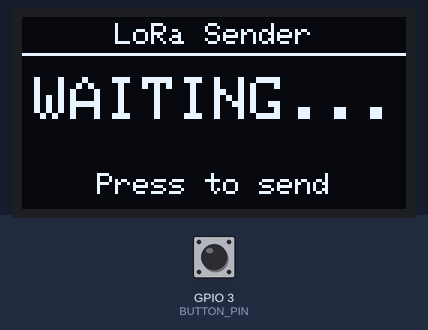
This sketch was run on a simulated ESP32-C3. Shown: 128×64 one-colour display. Inputs (shaded band) come from the test bench; at power-on: GPIO 3 (BUTTON_PIN) HIGH. What the sketch prints to the serial monitor is not drawn.

Above: at 1.2 s.
1.3 s: GPIO 3 (BUTTON_PIN) pulled LOW for 0.15 s
At 2.1 s:
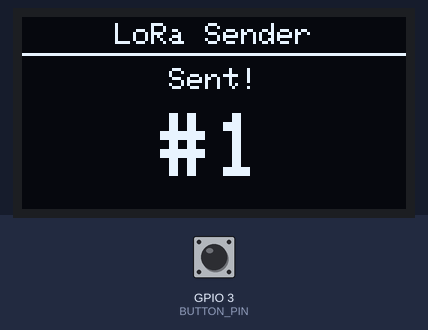
4.4 s: GPIO 3 (BUTTON_PIN) pulled LOW for 1 s
At 5.7 s:
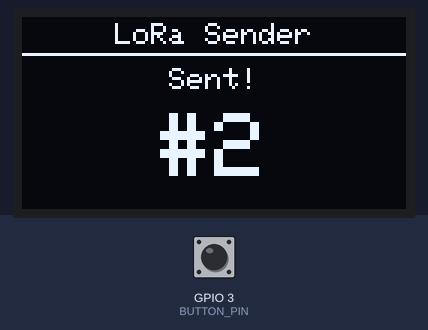
8.0 s: GPIO 3 (BUTTON_PIN) pulled LOW for 0.15 s
At 8.4 s:
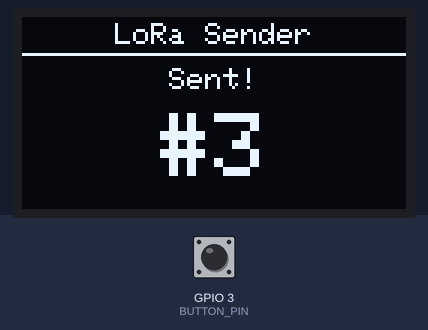
11.1 s: GPIO 3 (BUTTON_PIN) pulled LOW for 1 s
At 12.0 s:
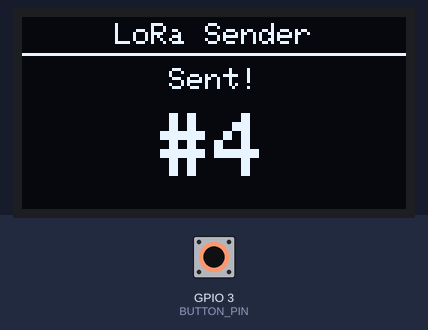
14.7 s: GPIO 3 (BUTTON_PIN) pulsed LOW 2 times (0.12 s each, 0.3 s apart)
At 16.1 s:
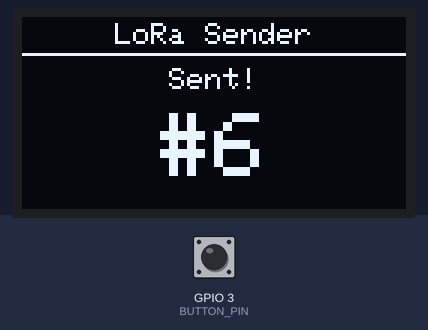
Timing chart, 0 to 17.7 s (numbered marks = the images above; inputs shaded):
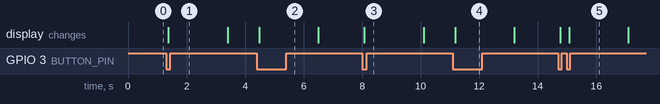

The sketch:

Sender_3.ino
```cpp
/*
  ================================================================
   SENDER — ESP32-C3 SuperMini + DX-LR02 + SSD1306 OLED + Button
  ================================================================

  BEHAVIOUR
  ---------
  - OLED always shows "WAITING..." with a "Press to send" hint.
  - Button press → sends a LoRa packet, OLED shows the packet
    number (#1, #2 …) in large text for 2 seconds, then returns
    to the waiting screen automatically.

  WIRING
  ------
  DX-LR02               ESP32-C3 SuperMini
  --------              ------------------
  VCC            -----> 3V3
  GND            -----> GND
  UART_TX        -----> GPIO7    (ESP receives here)
  UART_RX        -----> GPIO6    (ESP transmits here)
  M0, M1, AUX         leave unconnected

  SSD1306 OLED (I2C)    ESP32-C3 SuperMini
  ------------------    ------------------
  VCC            -----> 3V3
  GND            -----> GND
  SDA            -----> GPIO4
  SCL            -----> GPIO5

  Button                ESP32-C3 SuperMini
  ------                ------------------
  Pin A          -----> GPIO3
  Pin B          -----> GND
  (no external resistor — internal pull-up enabled in software)

  WHY THESE PINS?
  ---------------
  On the ESP32-C3 SuperMini, GPIO8 and GPIO9 are strapping pins the
  chip reads at boot to decide its startup mode, and GPIO8 doubles
  as the onboard blue LED. An I2C device connected to those pins can
  pull a line LOW at exactly the wrong moment during reset and stop
  the board from booting — which makes the OLED show nothing.
  GPIO4/5/6/7/3 carry none of these restrictions and are the safest
  choices on this board.

  ARDUINO IDE SETTINGS
  --------------------
  Board            : ESP32C3 Dev Module  (or "Nologo ESP32C3 Super Mini")
  USB CDC On Boot  : Enabled             ← required for Serial.print()

  LIBRARIES NEEDED  (Tools → Manage Libraries)
  --------------------------------------------
  - Adafruit SSD1306
  - Adafruit GFX Library
*/

#include <Wire.h>
#include <Adafruit_GFX.h>
#include <Adafruit_SSD1306.h>

// ── Pin assignments ────────────────────────────────────────────────
#define LORA_RX_PIN  7    // ESP RX ← DX-LR02 UART_TX
#define LORA_TX_PIN  6    // ESP TX → DX-LR02 UART_RX
#define OLED_SDA     4
#define OLED_SCL     5
#define BUTTON_PIN   3    // active-LOW with internal pull-up

// ── Configuration ─────────────────────────────────────────────────
#define LORA_BAUD       9600
#define SCREEN_W        128
#define SCREEN_H        64
#define OLED_ADDR       0x3C   // try 0x3D if the screen stays blank
#define PACKET_SHOW_MS  2000   // ms to show the packet # before returning to Waiting

// ── Globals ───────────────────────────────────────────────────────
Adafruit_SSD1306 display(SCREEN_W, SCREEN_H, &Wire, -1);
HardwareSerial   LoRaSerial(1);

uint32_t packetCount   = 0;
bool     showingPacket = false;
uint32_t packetShownAt = 0;

// Button debounce
bool     lastRaw      = HIGH;
bool     btnState     = HIGH;
uint32_t lastDebounce = 0;
const uint32_t DEBOUNCE_MS = 50;

// ── Display helpers ───────────────────────────────────────────────
void drawHeader() {
  display.setTextSize(1);
  display.setTextColor(SSD1306_WHITE);
  // "LoRa Sender" centred (11 chars × 6 px = 66 px)
  display.setCursor((SCREEN_W - 66) / 2, 2);
  display.print("LoRa Sender");
  display.drawFastHLine(0, 12, SCREEN_W, SSD1306_WHITE);
}

void showWaiting() {
  display.clearDisplay();
  drawHeader();

  // "WAITING..." at textSize 2  (10 chars × 12 px = 120 px)
  display.setTextSize(2);
  display.setCursor(4, 20);
  display.print("WAITING...");

  // Hint at bottom
  display.setTextSize(1);
  // "Press to send" = 13 chars × 6 px = 78 px
  display.setCursor((SCREEN_W - 78) / 2, 52);
  display.print("Press to send");

  display.display();
}

void showPacketSent(uint32_t num) {
  display.clearDisplay();
  drawHeader();

  // "Sent!" label
  display.setTextSize(1);
  // "Sent!" = 5 chars × 6 px = 30 px
  display.setCursor((SCREEN_W - 30) / 2, 17);
  display.print("Sent!");

  // Packet number — auto-size so long numbers still fit on screen
  String  label = "#" + String(num);
  int8_t  sz    = (label.length() <= 4) ? 3 : 2;
  int16_t charW = 6 * sz;
  int16_t x     = (SCREEN_W - (int16_t)label.length() * charW) / 2;
  display.setTextSize(sz);
  display.setCursor(x > 0 ? x : 0, 32);
  display.print(label);

  display.display();
}

// ── Setup ─────────────────────────────────────────────────────────
void setup() {
  Serial.begin(115200);
  pinMode(BUTTON_PIN, INPUT_PULLUP);

  LoRaSerial.begin(LORA_BAUD, SERIAL_8N1, LORA_RX_PIN, LORA_TX_PIN);

  Wire.begin(OLED_SDA, OLED_SCL);
  if (!display.begin(SSD1306_SWITCHCAPVCC, OLED_ADDR)) {
    Serial.println("OLED not found! Double-check GPIO4 (SDA) and GPIO5 (SCL).");
    Serial.println("If wiring is correct, try changing OLED_ADDR to 0x3D.");
    while (true) delay(1000);
  }

  showWaiting();
  Serial.println("Sender ready — press the button to send a packet.");
}

// ── Loop ──────────────────────────────────────────────────────────
void loop() {
  // --- debounced button read ---
  bool raw = digitalRead(BUTTON_PIN);
  if (raw != lastRaw) lastDebounce = millis();
  if (millis() - lastDebounce > DEBOUNCE_MS) {
    if (raw != btnState) {
      btnState = raw;
      if (btnState == LOW) {   // active-low: LOW = pressed
        packetCount++;
        String pkt = "PKT:" + String(packetCount);
        LoRaSerial.println(pkt);
        Serial.println("Sent: " + pkt);
        showPacketSent(packetCount);
        showingPacket = true;
        packetShownAt = millis();
      }
    }
  }
  lastRaw = raw;

  // --- auto-return to Waiting screen after PACKET_SHOW_MS ---
  if (showingPacket && millis() - packetShownAt >= PACKET_SHOW_MS) {
    showWaiting();
    showingPacket = false;
  }
}
```

Measured:
- after the input at 1.3 s, the display: changes after 0.08 s (image 1)
- after the input at 4.4 s, the display: changes after 0.08 s (image 2)
- after the input at 8.0 s, the display: changes after 0.08 s (image 3)
- after the input at 11.1 s, the display: changes after 0.08 s (image 4)
- after the input at 14.7 s, the display: first changes after 0.08 s (image 5 shows a later state)
